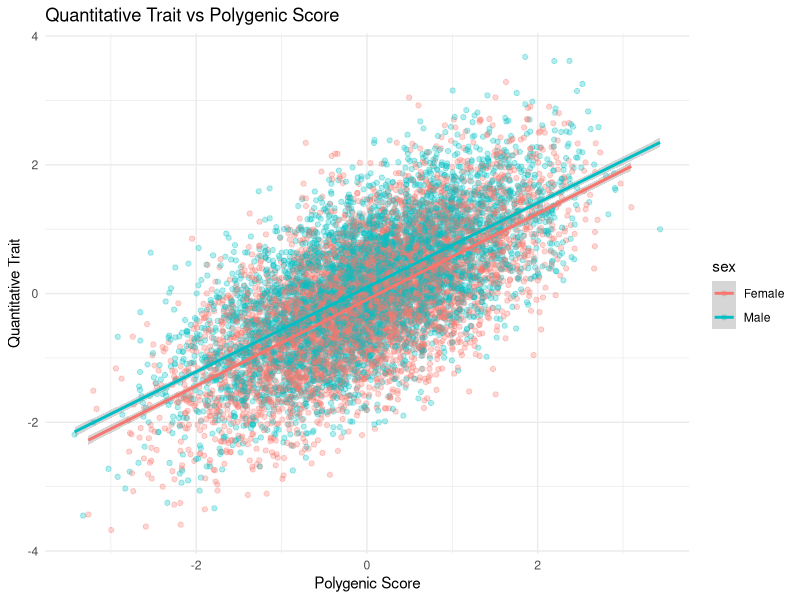
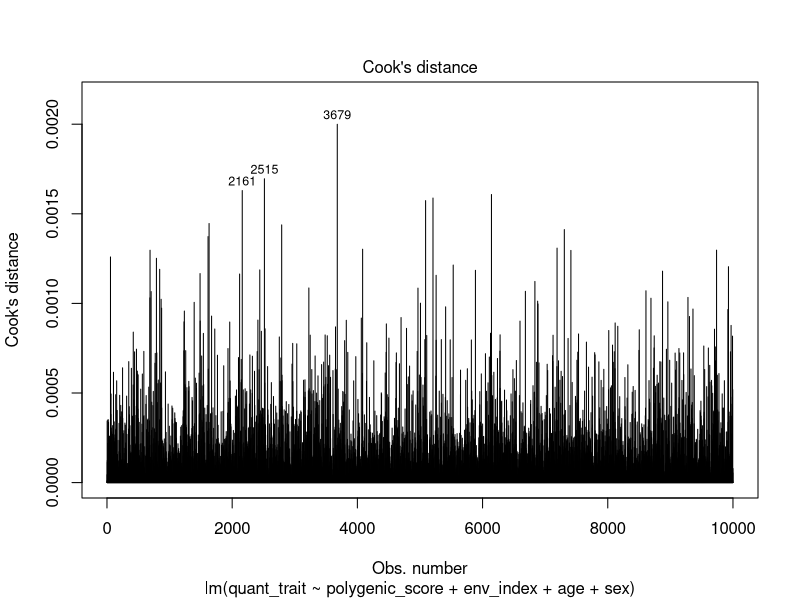

Recreate these plots in R, in order.
## ---- chunk 1
#| label: load-libraries
library(tidyverse)
library(car)
library(broom)

# Set global theme
theme_set(theme_minimal())
## ---- chunk 2
#| label: data-loading
# Load the dataset
# Note: Ensure the csv is in the same directory or update the path below
cohort <- read.csv("../data/3195663216_msprime_sim_cohort.csv")

# Ensure categorical variables are factors
cohort$sex <- factor(cohort$sex, levels = c(0, 1), labels = c("Female", "Male"))
## ---- chunk 3
#| label: eda-viz
#| fig-cap: "Scatterplot of Trait vs Genetic Score, colored by Sex"
ggplot(cohort, aes(x = polygenic_score, y = quant_trait, color = sex)) +
  geom_point(alpha = 0.3) +
  geom_smooth(method = "lm") +
  labs(title = "Quantitative Trait vs Polygenic Score",
       x = "Polygenic Score",
       y = "Quantitative Trait")
## ---- chunk 4
#| label: task1-regression
# Fit model with interaction
m1 <- lm(quant_trait ~ polygenic_score * sex, data = cohort)

# 1. Interpret ANOVA table
anova_m1 <- car::Anova(m1, type = "II")
print(anova_m1)

# 2. Model Coefficients
summary(m1)$coefficients
## ---- chunk 5
#| label: task2-anova-setup
# Create age groups and setup deviance coding
anova_data <- cohort %>%
  mutate(age_group = factor(if_else(age > median(age), "Old", "Young")))

# Create a copy with changed contrasts
anova_data_deviance <- anova_data
contrasts(anova_data_deviance$sex) <- "contr.sum"
contrasts(anova_data_deviance$age_group) <- "contr.sum"

# Fit model with interaction
m2 <- lm(quant_trait ~ sex * age_group, data = anova_data_deviance)

# Interpret ANOVA table (Type III is preferred for deviance coding/interactions)
car::Anova(m2, type = "III")
## ---- chunk 6
#| label: mean-reconstruction
# Calculate group mean from coefficients (Intercept + Sex1 + Age1 + Interaction1)
coefs <- coef(m2)
reconstructed_mean <- coefs[1] + coefs[2] + coefs[3] + coefs[4]

# Verify with actual data
actual_means <- anova_data %>%
  group_by(sex, age_group) %>%
  summarize(mean_trait = mean(quant_trait), .groups = 'drop')

print(paste("Reconstructed Female-Young Mean:", round(reconstructed_mean, 4)))
print(actual_means)
## ---- chunk 7
#| label: meaningful-analysis
# Transform if necessary (log transform example) and check for influence
meaningful_m <- lm(quant_trait ~ polygenic_score + env_index + age + sex, data = cohort)

# Diagnostics: Influence
influence_data <- influence.measures(meaningful_m)
plot(meaningful_m, which = 4) # Cook's Distance
